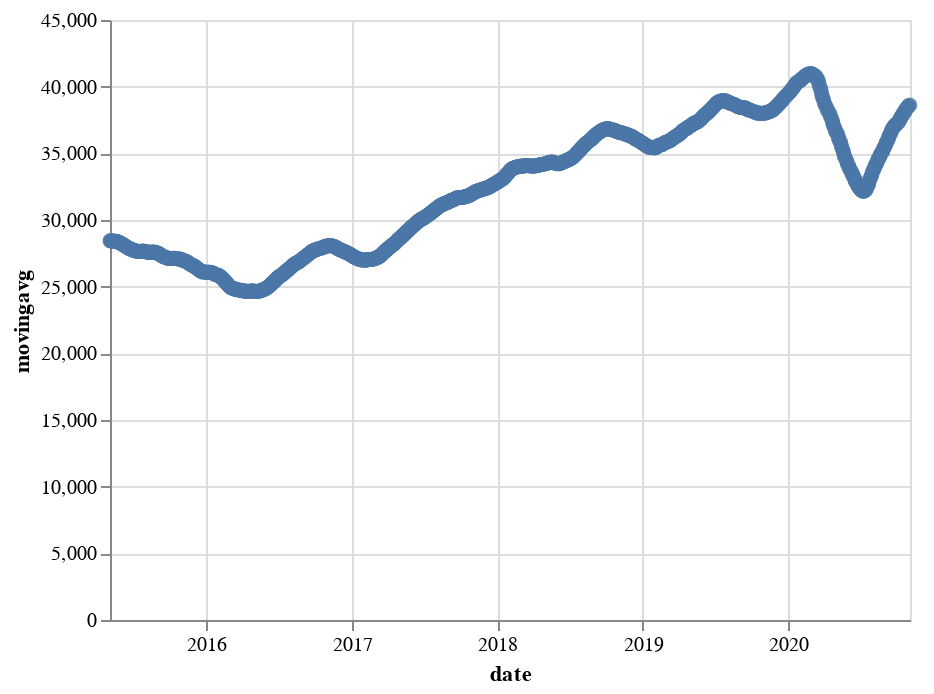

Notebook code for this chart:
### Code cell
alt.Chart(altdata_sixteenweek).mark_point().encode(
    x='date',
    y='movingavg'
)

### Figure 1 — Vega-Lite specification as saved in the notebook (floating-point values rounded to 4 significant figures; data arrays with more than 128 entries replaced by an {"elided": "..."} marker saying what was removed)
{"config": {"view": {"continuousWidth": 400, "continuousHeight": 300}}, "data": {"name": "data-ddbc89e5490c2c4228a35be36767eb98"}, "mark": "point", "encoding": {"x": {"type": "temporal", "field": "date"}, "y": {"type": "quantitative", "field": "movingavg"}}, "$schema": "https://vega.github.io/schema/vega-lite/v4.8.1.json", "datasets": {"data-ddbc89e5490c2c4228a35be36767eb98": {"elided": "1354 records"}}}
